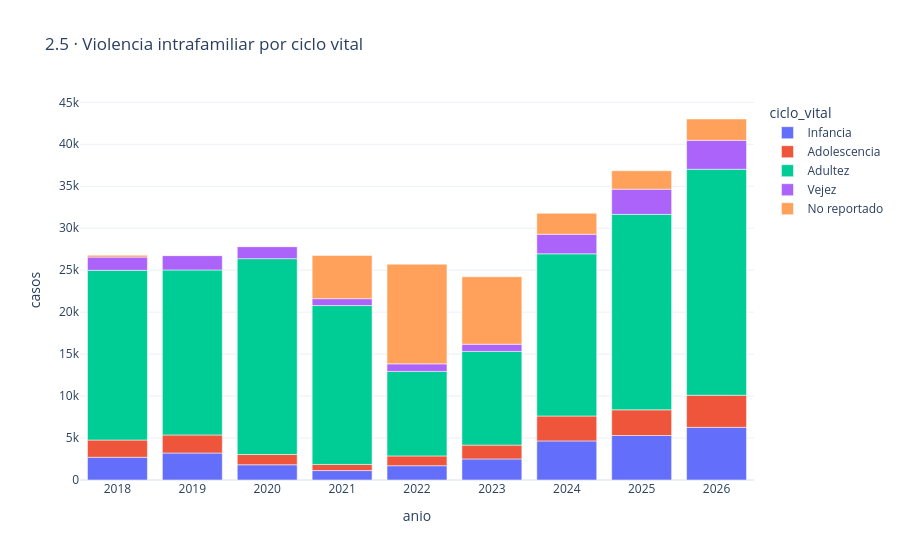

The notebook cell saved with this chart:
### Markdown cell above
## 2.5 ¿Quiénes son las víctimas? Ciclo vital

### Code cell
ciclo = vif.groupby(["anio", "ciclo_vital"], as_index=False, observed=False)["casos"].sum()
px.bar(ciclo, x="anio", y="casos", color="ciclo_vital", title="2.5 · Violencia intrafamiliar por ciclo vital")

### Figure 1 — Plotly figure (JSON) as saved in the notebook; plotly's stock layout.template omitted (floating-point values rounded to 4 significant figures)
{"data": [{"hovertemplate": "ciclo_vital=Infancia<br>anio=%{x}<br>casos=%{y}<extra></extra>", "legendgroup": "Infancia", "marker": {"color": "#636efa", "pattern": {"shape": ""}}, "name": "Infancia", "orientation": "v", "showlegend": true, "textposition": "auto", "type": "bar", "x": [2018, 2019, 2020, 2021, 2022, 2023, 2024, 2025, 2026], "xaxis": "x", "y": [2711, 3215, 1814, 1125, 1703, 2511, 4656, 5302, 6275], "yaxis": "y"}, {"hovertemplate": "ciclo_vital=Adolescencia<br>anio=%{x}<br>casos=%{y}<extra></extra>", "legendgroup": "Adolescencia", "marker": {"color": "#EF553B", "pattern": {"shape": ""}}, "name": "Adolescencia", "orientation": "v", "showlegend": true, "textposition": "auto", "type": "bar", "x": [2018, 2019, 2020, 2021, 2022, 2023, 2024, 2025, 2026], "xaxis": "x", "y": [2052, 2151, 1222, 728, 1166, 1646, 2969, 3058, 3820], "yaxis": "y"}, {"hovertemplate": "ciclo_vital=Adultez<br>anio=%{x}<br>casos=%{y}<extra></extra>", "legendgroup": "Adultez", "marker": {"color": "#00cc96", "pattern": {"shape": ""}}, "name": "Adultez", "orientation": "v", "showlegend": true, "textposition": "auto", "type": "bar", "x": [2018, 2019, 2020, 2021, 2022, 2023, 2024, 2025, 2026], "xaxis": "x", "y": [20220, 19660, 23334, 18931, 10068, 11163, 19324, 23291, 26929], "yaxis": "y"}, {"hovertemplate": "ciclo_vital=Vejez<br>anio=%{x}<br>casos=%{y}<extra></extra>", "legendgroup": "Vejez", "marker": {"color": "#ab63fa", "pattern": {"shape": ""}}, "name": "Vejez", "orientation": "v", "showlegend": true, "textposition": "auto", "type": "bar", "x": [2018, 2019, 2020, 2021, 2022, 2023, 2024, 2025, 2026], "xaxis": "x", "y": [1573, 1714, 1440, 822, 903, 862, 2333, 3005, 3451], "yaxis": "y"}, {"hovertemplate": "ciclo_vital=No reportado<br>anio=%{x}<br>casos=%{y}<extra></extra>", "legendgroup": "No reportado", "marker": {"color": "#FFA15A", "pattern": {"shape": ""}}, "name": "No reportado", "orientation": "v", "showlegend": true, "textposition": "auto", "type": "bar", "x": [2018, 2019, 2020, 2021, 2022, 2023, 2024, 2025, 2026], "xaxis": "x", "y": [220, 28, 4, 5155, 11879, 8033, 2500, 2194, 2538], "yaxis": "y"}], "layout": {"barmode": "relative", "legend": {"title": {"text": "ciclo_vital"}, "tracegroupgap": 0}, "title": {"text": "2.5 · Violencia intrafamiliar por ciclo vital"}, "xaxis": {"anchor": "y", "domain": [0, 1], "title": {"text": "anio"}}, "yaxis": {"anchor": "x", "domain": [0, 1], "title": {"text": "casos"}}}}
